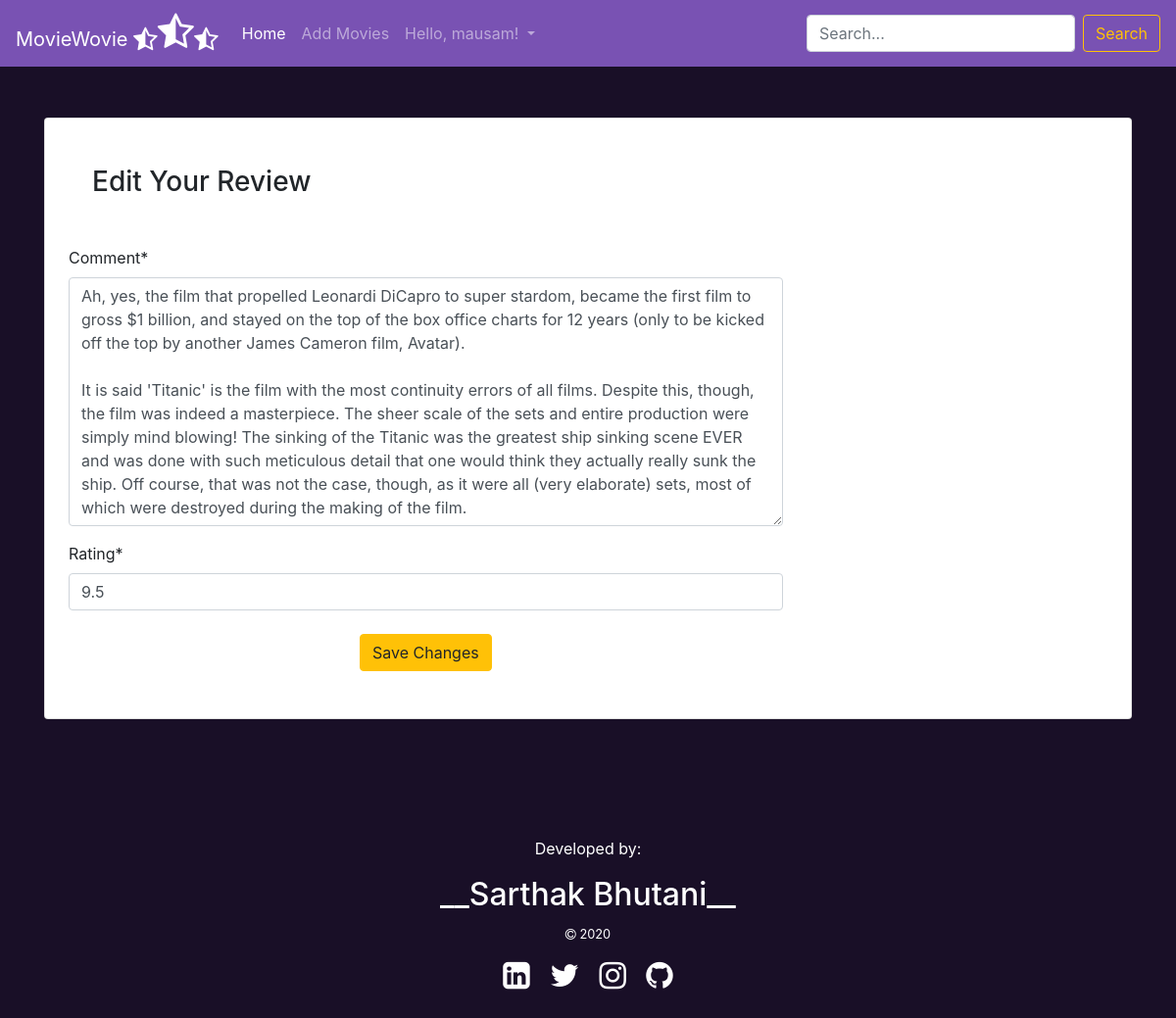
Screenshot of /editreview/2/2/ (signed in) with the database file from the repository.
### main/models.py (models this page shows, shortened)
class Review(models.Model):
    movie = models.ForeignKey(Movie, on_delete=models.CASCADE)
    user = models.ForeignKey(User, on_delete=models.CASCADE)
    comment = models.TextField(max_length=1000)
    rating = models.FloatField(default=0)

### main/views.py (the view)
# urls.py: path('editreview/<int:movie_id>/<int:review_id>/', views.edit_review, name='edit_review'),
def edit_review(request, movie_id, review_id):
    if request.user.is_authenticated:
        movie = Movie.objects.get(id=movie_id)
        review = Review.objects.get(movie=movie, id=review_id)
        if request.user == review.user:
            if request.method == 'POST':
                form = ReviewForm(request.POST, instance=review)
                if form.is_valid():
                    data = form.save(commit=False)
                    if (data.rating > 10) or (data.rating < 0):
                        error = "Rating Out Of Range. Please give rating from 0 to 10."
                        return render(request, 'main/editreview.html', {'error':error, 'form':form})
                    else:
                        data.save()
                        return redirect("main:detail", movie_id)
            else:
                form = ReviewForm(instance=review)
            return render(request, "main/editreview.html", {'form':form})
        else:
            return redirect("main:detail", movie_id)
    else:
        return redirect("accounts:login")

### main/forms.py
class ReviewForm(forms.ModelForm):
    class Meta:
        model = Review
        fields = ('comment', 'rating')

### main/templates/main/editreview.html (shortened to what this page needs)
{% extends 'main/base.html' %}
{% load crispy_forms_tags %}
{% block content %}
<div class="container">
    <br><br><br><br><br>
    <div class="card">
        <div class="card-content">
            <h3 class="mx-5 mb-5 mt-5">Edit Your Review</h3>
            <form action="" method="POST">
                <div class="row">
                <div class="col-md-8 offset-2 mx-4">
                    {{ form|crispy }}
                <div class="text-center">
                    <button class="btn btn-warning mt-2 mb-5">Save Changes</button>
                </div>
            </div>
            </form>
        </div>
    </div>
</div>
{% endblock content %}

### main/templates/main/base.html (shortened to what this page needs)
{% load static %}
<!doctype html>
<html lang="en">
  <head>
    <link rel="stylesheet" href="https://cdnjs.cloudflare.com/ajax/libs/font-awesome/4.7.0/css/font-awesome.min.css">
    <link rel="stylesheet" href="https://stackpath.bootstrapcdn.com/bootstrap/4.5.2/css/bootstrap.min.css">
    <link rel="stylesheet" href="{% static 'css/main.css' %}" >
  </head>
  <body>
    <nav class="navbar navbar-expand-lg navbar-dark bd-navbar fixed-top">
        <a class="navbar-brand" href="{% url 'main:home' %}">MovieWovie&nbsp;<i class="fa fa-star-half-o fa-lg" aria-hidden="true"></i><i class="fa fa-star-half-o fa-2x" aria-hidden="true"></i><i class="fa fa-star-half-o fa-lg" aria-hidden="true"></i></a>
        <div class="collapse navbar-collapse " id="navbarSupportedContent">
          <ul class="navbar-nav mr-auto  ">
            <li class="nav-item active">
              <a class="nav-link" href="{% url 'main:home' %}">Home <span class="sr-only">(current)</span></a>
            </li>
            {% if request.user.is_authenticated %}
              {% if request.user.is_superuser %}
                <li class="nav-item">
                  <a class="nav-link" href="{% url 'main:add_movies' %}">Add Movies</a>
                </li>
              {% endif %}
            {% endif %}
            {% if user.is_authenticated %}
              <li class="nav-item dropdown">
                <a class="nav-link dropdown-toggle" href="#" id="navbarDropdown" role="button" data-toggle="dropdown" aria-haspopup="true" aria-expanded="false">
                  Hello, {{ user.username }}!
                </a>
              </li>
            {% endif %}
          </ul>
          <form class="form-inline my-2 my-lg-0" method="GET" action="{% url 'main:home' %}">
            <input class="form-control mr-sm-2" type="search" placeholder="Search..." aria-label="Search" name="title">
            <button class="btn btn-outline-warning my-2 my-sm-0" type="submit">Search</button>
          </form>
        </div>
      </nav>
    {% block content %}
    {% endblock content %}
    <br><br><br><br><br>
    <div class="text-white text-center">
      <p>
        Developed by:<h2>__Sarthak Bhutani__ </h2><small><i class="fa fa-copyright" aria-hidden="true"></i>&nbsp;2020</small></p>
        <p>
          <a href="https://www.linkedin.com/in/sarthak-bhutani-802a7114b/" class="text-white"><i class="fa fa-linkedin-square fa-2x mx-2" aria-hidden="true"></i></a>
          <a href="https://twitter.com/sarthakbhutani6" class="text-white"><i class="fa fa-twitter fa-2x mx-2" aria-hidden="true"></i></a>
          <a href="https://www.instagram.com/mausambhutani_official/" class="text-white"><i class="fa fa-instagram fa-2x mx-2 mb-5" aria-hidden="true"></i></a>
          <a href="https://github.com/mausambhutaniofficial" class="text-white"><i class="fa fa-github fa-2x mx-2 mb-5" aria-hidden="true"></i></a>
        </p></div>
  </body>
</html>

### main/static/css/main.css (style rules this page uses)
body { background-color: #190f27; }
.bd-navbar { background-color: #7952b3; }

### rows the page displays
Review: comment "Ah, yes, the film that propelled Leonardi DiCapro to super stardom, became the first film to gross $1 billion, and stayed on the top of the box office charts for 12 years (only to be kicked off the top by another James Cameron film, Avatar). It is said 'Titanic' is the film with the most continuity errors of all films. Despite this, though, the film was indeed a masterpiece. The sheer scale of the sets and entire production were simply mind blowing! The sinking of the Titanic was the greatest ship sinking scene EVER and was done with such meticulous detail that one would think they actually really sunk the ship. Off course, that was not the case, though, as it were all (very elaborate)…", rating "9.5"

### other values shown
{{ user.username }} "mausam"
